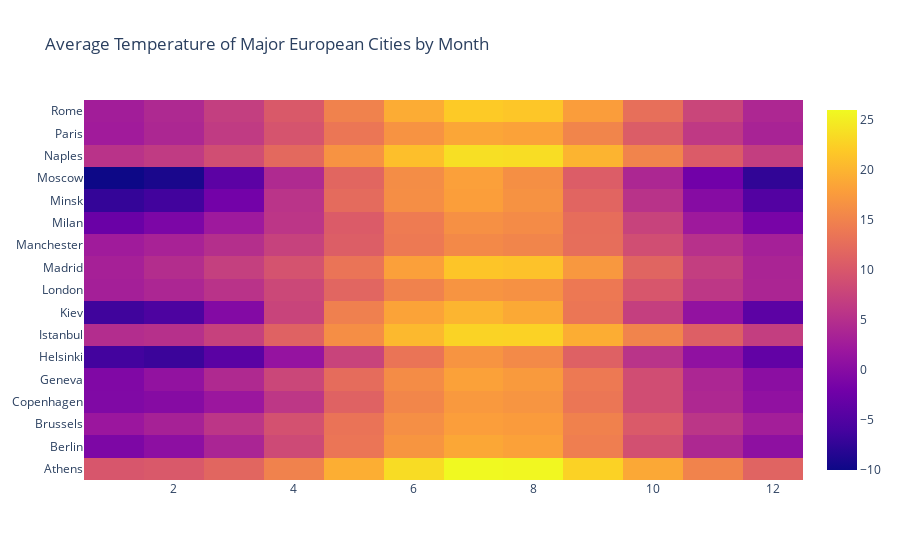

The code cell stored with this chart in its notebook:
### Code cell
#
data = [go.Heatmap(x=df['Month'], y=df['City'], z=df['Mean_temperature'])]

#
layout = go.Layout(title='Average Temperature of Major European Cities by Month')

#
fig = go.Figure(data=data, layout=layout)
fig.show()

### Figure 1 — Plotly figure (JSON) as saved in the notebook; plotly's stock layout.template omitted (floating-point values rounded to 4 significant figures; data arrays with more than 128 entries replaced by an {"elided": "..."} marker saying what was removed)
{"data": [{"type": "heatmap", "x": {"elided": "204 int values"}, "y": {"elided": "204 str values"}, "z": {"elided": "204 float values"}}], "layout": {"title": {"text": "Average Temperature of Major European Cities by Month"}}}
